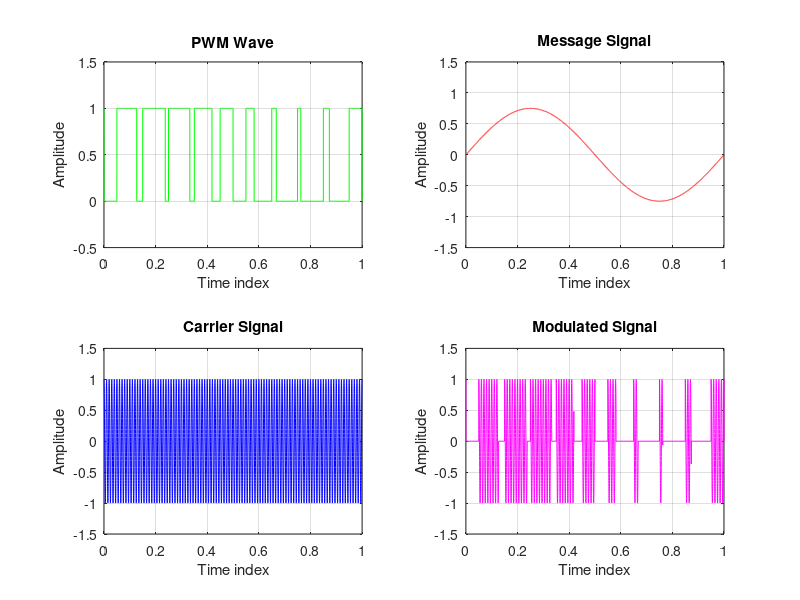
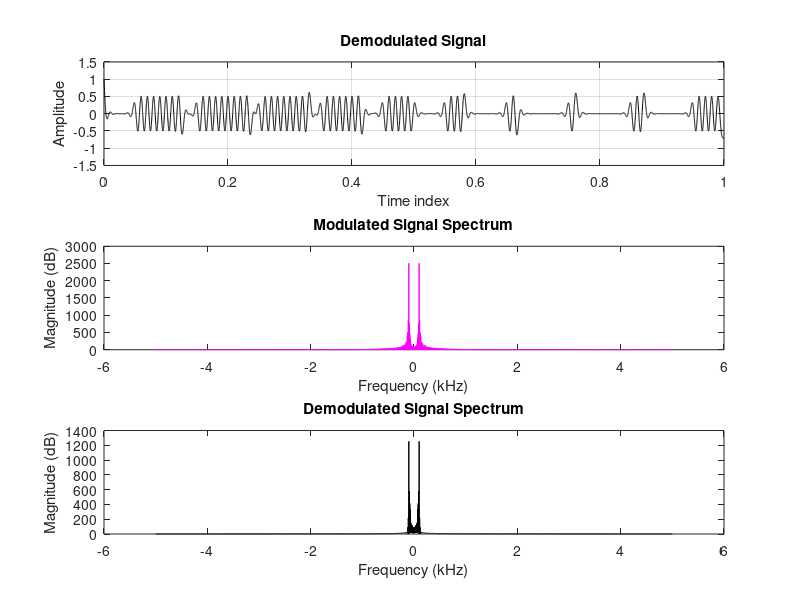

These figures' MATLAB source, in order:
clc; close all; clear all;
t=0:0.0001:1;
s=sawtooth(2*pi*10*t+pi);
m=0.75*sin(2*pi*1*t);
n=length(s);
for i=1:n
    if (m(i)>=s(i))
        pwm(i)=1;
    elseif (m(i)<=s(i))
        pwm(i)=0;
    end
end

% Modulation
fc = 100; % Carrier frequency
fs = 10000; % Sampling frequency
t_mod = 0:1/fs:1; % Time vector for modulation
carrier = cos(2*pi*fc*t_mod); % Carrier signal
% carrier = carrier(1:end-1); % Removing last element from carrier signal
modulated = pwm.*carrier; % Modulated signal

% Demodulation
[b,a] = butter(5,fc/(fs/2)); % Butterworth filter of order 5
demodulated = filtfilt(b,a,modulated); % Demodulated signal

% Plotting in time domain
figure;
subplot(2,2,1);
plot(t,pwm,'g');
ylabel('Amplitude');
axis([0 1 -0.5 1.5]);
xlabel('Time index');
title('PWM Wave');
grid on;

subplot(2,2,2);
plot(t,m,'r');
ylabel('Amplitude');
axis([0 1 -1.5 1.5]);
xlabel('Time index');
title('Message Signal');
grid on;

subplot(2,2,3);
plot(t_mod,carrier,'b');
ylabel('Amplitude');
axis([0 1 -1.5 1.5]);
xlabel('Time index');
title('Carrier Signal');
grid on;

subplot(2,2,4);
plot(t_mod,modulated,'m');
ylabel('Amplitude');
axis([0 1 -1.5 1.5]);
xlabel('Time index');
title('Modulated Signal');
grid on;

% Plotting in frequency domain
N = length(modulated);
f = (-N/2:N/2-1)*(fs/N); % Frequency vector
modulated_fft = fftshift(abs(fft(modulated,N)));
demodulated_fft = fftshift(abs(fft(demodulated,N)));

figure;
subplot(3,1,1);
plot(t_mod,demodulated,'k');
ylabel('Amplitude');
axis([0 1 -1.5 1.5]);
xlabel('Time index');
title('Demodulated Signal');
grid on;

subplot(3,1,2);
plot(f/1000,modulated_fft,'m'); % Frequency in kHz
ylabel('Magnitude (dB)');
xlabel('Frequency (kHz)');
title('Modulated Signal Spectrum');

subplot(3,1,3);
plot(f/1000,demodulated_fft,'k'); % Frequency in kHz
ylabel('Magnitude (dB)');
xlabel('Frequency (kHz)');
title('Demodulated Signal Spectrum');
